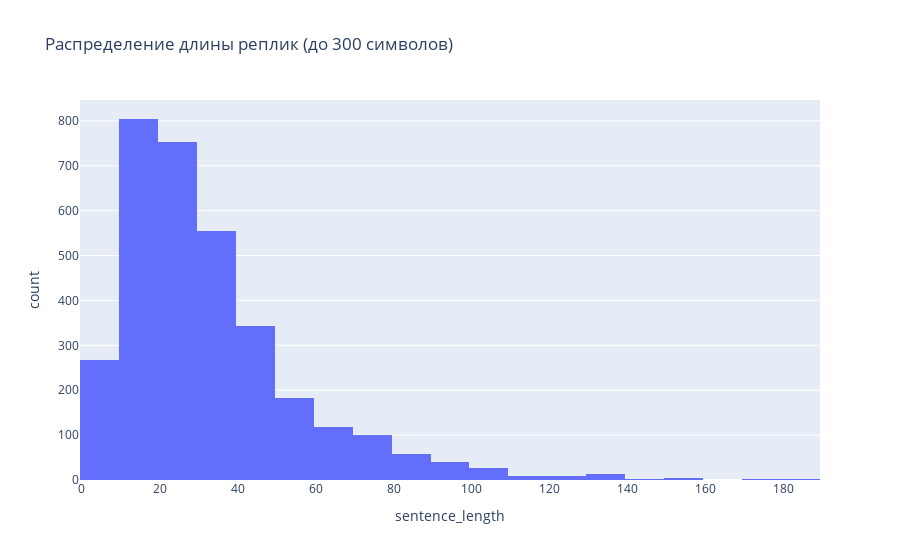

Notebook source saved alongside this figure:
### Code cell
df = run_query("""
SELECT LENGTH(Sentence) AS sentence_length
FROM quotes
WHERE LENGTH(Sentence) < 300
""")

px.histogram(df, x="sentence_length", nbins=30, title="Распределение длины реплик (до 300 символов)")

### Figure 1 — Plotly figure (JSON) as saved in the notebook; plotly's stock layout.template omitted (floating-point values rounded to 4 significant figures; data arrays with more than 128 entries replaced by an {"elided": "..."} marker saying what was removed)
{"data": [{"bingroup": "x", "hovertemplate": "sentence_length=%{x}<br>count=%{y}<extra></extra>", "legendgroup": "", "marker": {"color": "#636efa", "pattern": {"shape": ""}}, "name": "", "nbinsx": 30, "orientation": "v", "showlegend": false, "type": "histogram", "x": {"elided": "3287 int values"}, "xaxis": "x", "yaxis": "y"}], "layout": {"barmode": "relative", "legend": {"tracegroupgap": 0}, "title": {"text": "Распределение длины реплик (до 300 символов)"}, "xaxis": {"anchor": "y", "domain": [0, 1], "title": {"text": "sentence_length"}}, "yaxis": {"anchor": "x", "domain": [0, 1], "title": {"text": "count"}}}}
